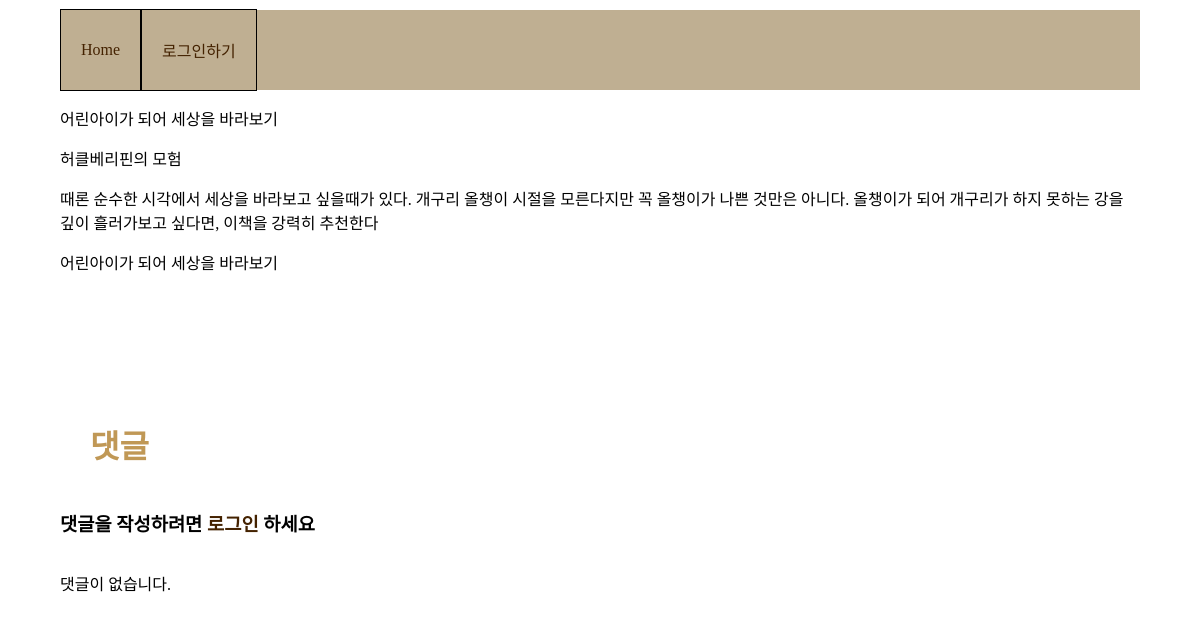
Page /posts/1/ on the earlier database version.
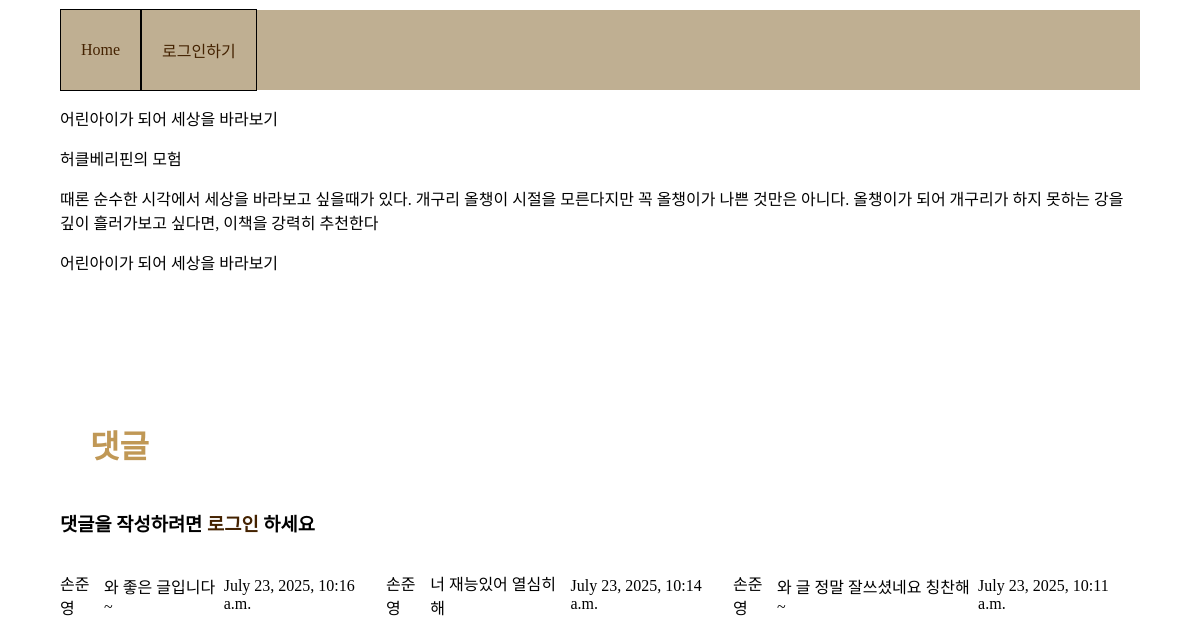
Same page on the later database version.
### post/models.py (models this page shows)
class PostModel(models.Model):
    author = models.ForeignKey(settings.AUTH_USER_MODEL, on_delete=models.CASCADE, related_name='posts')
    bookName = models.CharField(max_length=20, blank=True)
    time = models.DateTimeField(blank=True,null=True)
    title = models.CharField(max_length=20, blank=True)
    review = models.CharField(max_length=800, blank=True)

### comments/models.py (models this page shows)
class CommentsModel(models.Model):
    comment = models.TextField(max_length=200)
    author = models.ForeignKey(CustomUser, on_delete=models.CASCADE, related_name='comments')
    post = models.ForeignKey(PostModel, on_delete=models.CASCADE,related_name='comments')
    time = models.DateTimeField(auto_now=False, auto_now_add=True)

### accounts/models.py (models this page shows)
class CustomUser(AbstractUser):
    nickname = models.CharField(max_length=30, unique=True, null=True)
    name = models.CharField(max_length=10, unique=False, null=True)

### list/views.py (the view)
# urls.py: path("posts/<int:post_id>/", views.post_detail, name="post_detail")
def post_detail(request, post_id):
    post = get_object_or_404(PostModel, id=post_id)
    comments = CommentsModel.objects.filter(post=post).order_by('-time')
    if request.method =="POST":
        if not request.user.is_authenticated:
            return redirect('login')
        form = commentsForm(request.POST)
        if form.is_valid():
            comments = form.save(commit=False)
            comments.post = post
            comments.author = request.user
            comments.save()
    else:
        form = commentsForm()
    return render(request, 'list/post_detail.html' , {
        'post': post, 'comments':comments, 'form':form})

### list/templates/list/post_detail.html (shortened to what this page needs)
{% load static %}
<!DOCTYPE html>
<html lang="ko">
    <head>
        <link rel="stylesheet" type="text/css" href="{% static 'list/style.css' %}" >
    </head>
    <body>
        <nav>
            <ul>
                <li><a href="{% url 'list' %}">Home</a></li>
            </ul>
            <ul class="log">
                {% if user.is_authenticated%}
                    <li><a href="{% url 'logout' %}">로그아웃</a></li>
                {% else %}
                    <li><a href="{% url 'login' %}">로그인하기</a></li>
                {% endif %}
            </ul>
        </nav>
        <div>
            {% if post %}
                <p>{{post.title}}<p>
                <p>{{post.bookName}}</p>
                <p>{{post.review}}</p>
                <p>{{post.title}}</p>
            {% endif %}
        </div>
        <br><br><br><br><br>
        <div class= 'comment_container'>
            <h1> 댓글 </h1>
            {% if user.is_authenticated %}
                <div class='comment_form'>
                    <h2>댓글 작성하기</h2>
                    <form method="POST">
                        {% csrf_token %}
                        {{form.as_p}}
                        <button type='submit'>작성하기</button>
                    </form>
                </div>
            {% else  %}
                <h3> 댓글을 작성하려면 <a href="{% url 'login'%}">로그인</a> 하세요</h3>
            {% endif %}
            <div class= 'comment_box'>
                <ul>
                {% for comment in comments %}
                    <p>{{comment.author.nickname}}</p>
                    <p>{{comment.comment}}</p>
                    <p>{{comment.time}}</p>
                    <br>
                {% empty %}
                    <p>댓글이 없습니다.</p>
                {% endfor %}
            </div>
        </div>
    </body>
</html>

### list/static/list/style.css (style rules this page uses)
html, body { height: 100%; margin: 0; padding: 0; }
h1 { color: #c09856; padding: 20px 30px }
nav { text-align : center; width :100%; height : 10%; display: flex; background-color: #bfaf92; align-items: center; }
ul { display: flex; padding: 0px; height: 100%; align-items: center; }
li { display: flex; border: 1px solid #000000; align-items: center; height: 100%; padding: 0px 20px; }
a { align-items: center; text-decoration: none; color: #442200; }
body { padding: 10px 5%; }
.log { justify-content: flex-end; }

Differences in the rows shown:
added CommentsModel: author.nickname "손준영", comment "와 좋은 글입니다~", time "July 23, 2025, 10:16 a.m."
added CommentsModel: author.nickname "손준영", comment "너 재능있어 열심히해", time "July 23, 2025, 10:14 a.m."
added CommentsModel: author.nickname "손준영", comment "와 글 정말 잘쓰셨네요 칭찬해~", time "July 23, 2025, 10:11 a.m."
Other differences:
text no longer shown: "댓글이 없습니다."
